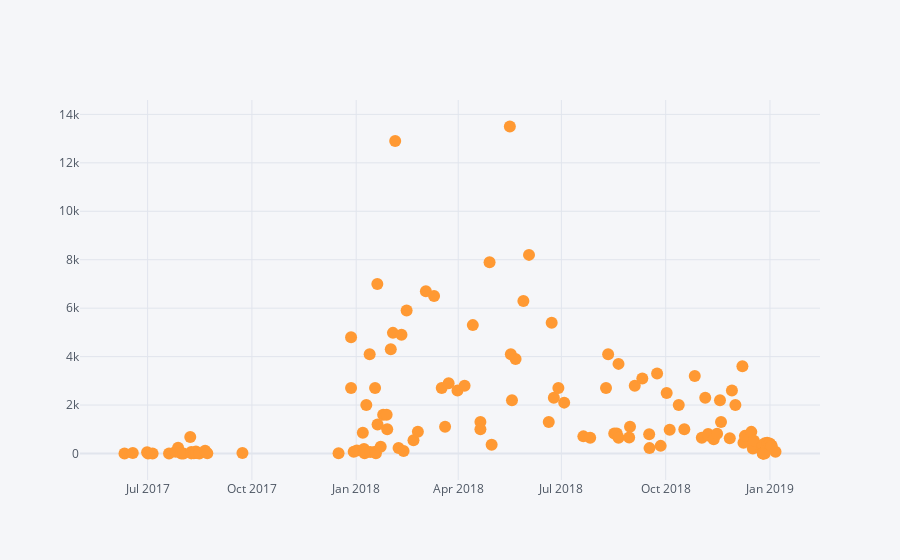

This figure's notebook cell:
### Code cell
import pandas as pd
import plotly.graph_objs as go
import cufflinks
cufflinks.go_offline()

layout = go.Layout(xaxis=dict(type='date'))
df = pd.read_parquet(
    'https://github.com/WillKoehrsen/Data-Analysis/blob/master/plotly/data/medium_data_2019_01_06?raw=true'
)

df.iplot(kind='scatter', y='claps', x='published_date', mode='markers')
